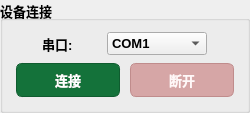
               <widget class="QGroupBox" name="groupBoxConnection">
                <property name="sizePolicy">
                 <sizepolicy hsizetype="Fixed" vsizetype="Preferred">
                  <horstretch>0</horstretch>
                  <verstretch>0</verstretch>
                 </sizepolicy>
                </property>
                <property name="minimumSize">
                 <size>
                  <width>250</width>
                  <height>0</height>
                 </size>
                </property>
                <property name="font">
                 <font>
                  <pointsize>10</pointsize>
                  <bold>true</bold>
                 </font>
                </property>
                <property name="title">
                 <string>设备连接</string>
                </property>
                <layout class="QVBoxLayout" name="verticalLayout">
                 <item>
                  <layout class="QHBoxLayout" name="horizontalLayout_3">
                   <item>
                    <widget class="QLabel" name="labelPort">
                     <property name="sizePolicy">
                      <sizepolicy hsizetype="Fixed" vsizetype="Preferred">
                       <horstretch>0</horstretch>
                       <verstretch>0</verstretch>
                      </sizepolicy>
                     </property>
                     <property name="text">
                      <string>串口:</string>
                     </property>
                    </widget>
                   </item>
                   <item>
                    <widget class="QComboBox" name="comboBoxPort">
                     <property name="sizePolicy">
                      <sizepolicy hsizetype="Fixed" vsizetype="Fixed">
                       <horstretch>0</horstretch>
                       <verstretch>0</verstretch>
                      </sizepolicy>
                     </property>
                     <property name="minimumSize">
                      <size>
                       <width>100</width>
                       <height>0</height>
                      </size>
                     </property>
                     <item>
                      <property name="text">
                       <string>COM1</string>
                      </property>
                     </item>
                     <item>
                      <property name="text">
                       <string>COM2</string>
                      </property>
                     </item>
                     <item>
                      <property name="text">
                       <string>COM3</string>
                      </property>
                     </item>
                     <item>
                      <property name="text">
                       <string>COM4</string>
                      </property>
                     </item>
                    </widget>
                   </item>
                  </layout>
                 </item>
                 <item>
                  <layout class="QHBoxLayout" name="horizontalLayout_2">
                   <item>
                    <widget class="QPushButton" name="btnConnect">
                     <property name="sizePolicy">
                      <sizepolicy hsizetype="Preferred" vsizetype="Preferred">
                       <horstretch>0</horstretch>
                       <verstretch>0</verstretch>
                      </sizepolicy>
                     </property>
                     <property name="styleSheet">
                      <string notr="true">QPushButton {
    background-color: #14723A;      /* 默认深绿 */
    color: #FFFFFF;
    border: 1px solid #0F5C2F;
    border-radius: 6px;
    margin: 2px;
    padding: 6px 12px;
}
QPushButton:hover {
    background-color: #0F5C2F;      /* 悬停更暗 */
    border-color: #0B4724;
}
QPushButton:pressed {
    background-color: #0B4724;      /* 按下最暗 */
    border-color: #07321A;
}
QPushButton:disabled {
    background-color: #93B39F;      /* 禁用淡灰绿 */
    border-color: #7A9886;
    color: #EEF3EF;
}
</string>
                     </property>
                     <property name="text">
                      <string>连接</string>
                     </property>
                    </widget>
                   </item>
                   <item>
                    <widget class="QPushButton" name="btnDisconnect">
                     <property name="enabled">
                      <bool>false</bool>
                     </property>
                     <property name="sizePolicy">
                      <sizepolicy hsizetype="Preferred" vsizetype="Preferred">
                       <horstretch>0</horstretch>
                       <verstretch>0</verstretch>
                      </sizepolicy>
                     </property>
                     <property name="styleSheet">
                      <string notr="true">QPushButton {
    background-color: #C63B3B;      /* 默认深红 */
    color: #FFFFFF;
    border: 1px solid #A02E2E;
    border-radius: 6px;
    margin: 2px;
    padding: 6px 12px;
}
QPushButton:hover {
    background-color: #A02E2E;      /* 悬停更暗 */
    border-color: #7B2222;
}
QPushButton:pressed {
    background-color: #7B2222;      /* 按下最暗 */
    border-color: #571818;
}
QPushButton:disabled {
    background-color: #D6A6A6;      /* 禁用淡灰红 */
    border-color: #C08C8C;
    color: #FFF8F8;
}
</string>
                     </property>
                     <property name="text">
                      <string>断开</string>
                     </property>
                    </widget>
                   </item>
                  </layout>
                 </item>
                </layout>
               </widget>
